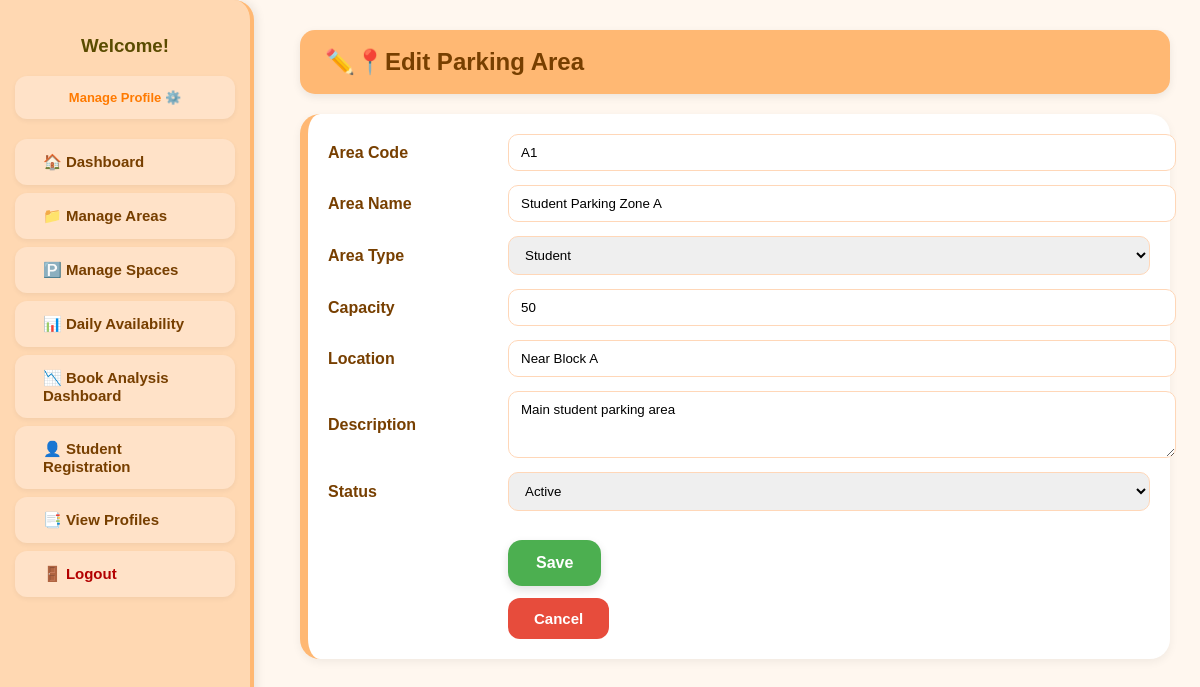
Page /Module2/edit_parking_area.php?id=PA01 on the committed database.
### tables this page shows
CREATE TABLE `parking_area` (
  `ParkingAreaID` varchar(10) NOT NULL,
  `AreaCode` varchar(20) DEFAULT NULL,
  `AreaName` varchar(50) DEFAULT NULL,
  `AreaType` varchar(20) DEFAULT NULL,
  `AreaDescription` text DEFAULT NULL,
  `AreaStatus` varchar(20) NOT NULL DEFAULT 'Active',
  `Capacity` int(11) DEFAULT NULL,
  `LocationDesc` varchar(100) DEFAULT NULL
);

### Module2/edit_parking_area.php (the view, shortened to what this page needs)
<?php
require '../config.php';
$id = $_GET['id'] ?? '';
$stmt = $conn->prepare("SELECT * FROM parking_area WHERE ParkingAreaID = ?");
$stmt->bind_param('s', $id);
$stmt->execute();
$area = $stmt->get_result()->fetch_assoc();
?>
<!doctype html>
<html lang="en">
<head>
<link rel="stylesheet" href="../templates/admin_style.css?v=3">
</head>
<body>
<?php include_once('../templates/admin_sidebar.php'); ?>
<div class="main-content">
  <div class="page-box">
    <header class="header">✏️📍Edit Parking Area</header>
    <div class="box">
      <form method="post" class="form-grid">
        <label>Area Code</label>
        <input type="text" name="AreaCode" value="<?= htmlspecialchars($area['AreaCode']) ?>" required>
        <label>Area Name</label>
        <input type="text" name="AreaName" value="<?= htmlspecialchars($area['AreaName']) ?>" required>
        <label>Area Type</label>
        <select name="AreaType">
          <option <?= $area['AreaType']=='Student'?'selected':'' ?>>Student</option>
        </select>
        <label>Capacity</label>
        <input type="number" name="Capacity" value="<?= $area['Capacity'] ?>" required>
        <label>Location</label>
        <input type="text" name="LocationDesc" value="<?= htmlspecialchars($area['LocationDesc']) ?>">
        <label>Description</label>
        <textarea name="AreaDescription" rows="3"><?= htmlspecialchars($area['AreaDescription']) ?></textarea>
        <label>Status</label>
        <select name="StatusID">
          <option value="Active" <?= $area['AreaStatus']=='Active'?'selected':'' ?>>Active</option>
        </select>
        <div class="form-actions">
          <button class="btn-success" type="submit">Save</button>
          <br>
          <a class="btn-danger" href="manage_parking_area.php">Cancel</a>
        </div>
      </form>
    </div>
  </div>
</div>
</body>
</html>

### templates/admin_style.css (style rules this page uses)
body { margin: 0; font-family: "Poppins", Arial, sans-serif; background: #FFF7EF; display: flex; }
.main-content { margin-left: 270px; padding: 30px; width: calc(100% - 270px); }
.header { background: #FFB873; padding: 18px 25px; border-radius: 15px; margin-bottom: 20px; font-size: 24px; font-weight: 700; color: #773f00; box-shadow: 0 3px 8px rgba(0,0,0,0.08); }
.box { background: #FFFFFF; padding: 20px; border-radius: 20px; margin-top: 20px; border-left: 8px solid #FFB873; box-shadow: 0 3px 10px rgba(0,0,0,0.06); }
.btn-success { background: #4CAF50; color: #fff; padding: 14px 28px; font-size: 16px; font-weight: 700; border: none; border-radius: 14px; cursor: pointer; box-shadow: 0 4px 10px rgba(0,0,0,0.12); transition: 0.25s; }
.btn-danger { background: #E74C3C; color: #fff; padding: 12px 26px; font-size: 15px; font-weight: 600; border-radius: 12px; text-decoration: none; display: inline-block; margin-top: 12px; transition: 0.25s; }

### Module2/edit_parking_area.php (style rules this page uses)
.form-grid { display: grid; grid-template-columns: 160px 1fr; row-gap: 14px; column-gap: 20px; align-items: center; }
.form-grid label { font-weight: 600; color: #773f00; }
.form-grid input, .form-grid select, .form-grid textarea { width: 100%; padding: 10px 12px; border-radius: 10px; border: 1px solid #FFD7B8; font-family: inherit; }
.form-actions { grid-column: 2 / 3; margin-top: 15px; }

### rows in the picture
parking_area: AreaCode "A1", AreaName "Student Parking Zone A", AreaType "Student", Capacity "50", LocationDesc "Near Block A", AreaDescription "Main student parking area"
